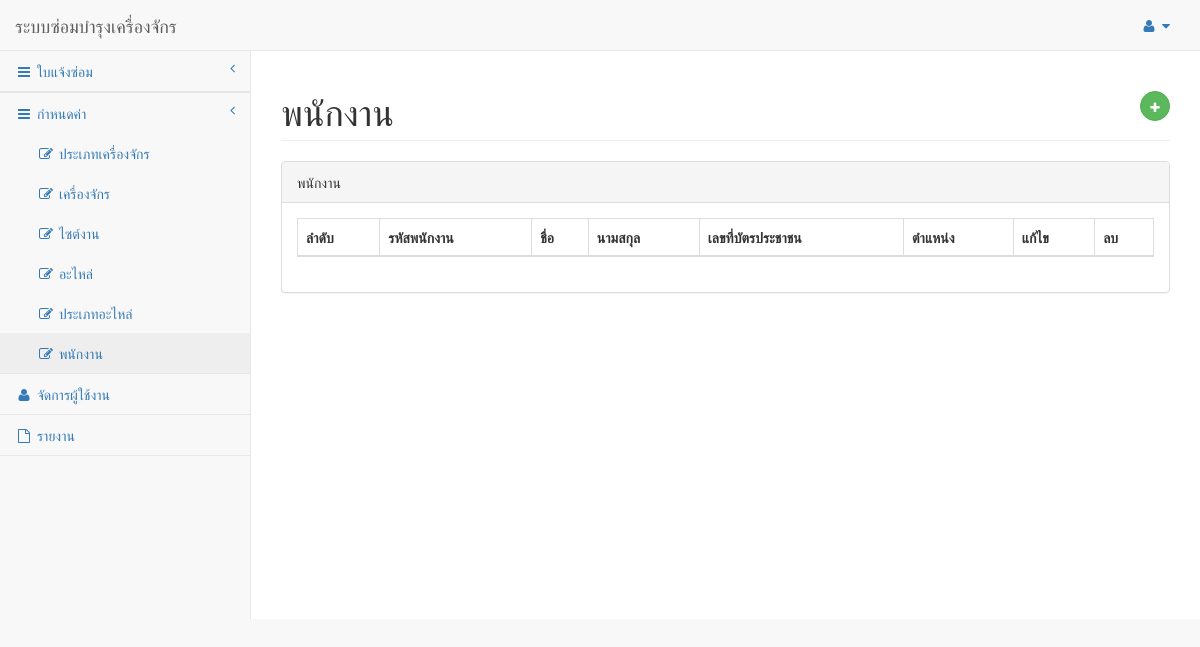
The page /Employee/ListEmployee.php on the database as committed earlier.
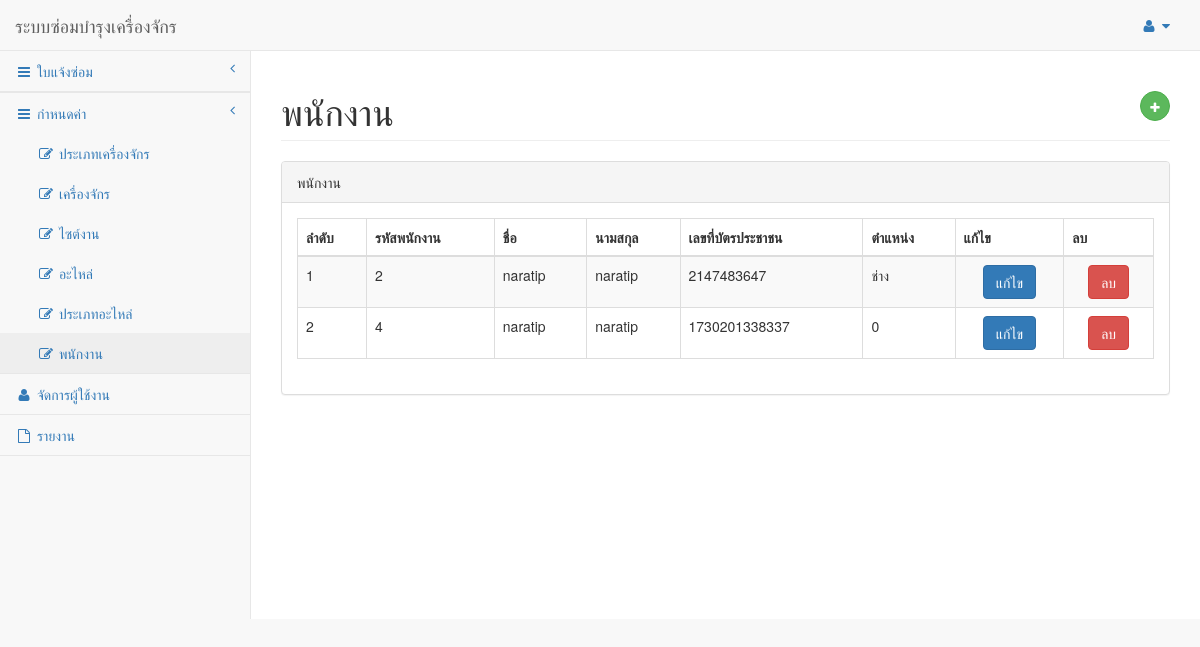
The same page on the database as committed later.
### tables this page shows
CREATE TABLE `tmstmtemployee` (
  `XVEpyCode` int(5) NOT NULL,
  `XVEpyFirstname` varchar(100) NOT NULL,
  `XVpyLastname` varchar(100) NOT NULL,
  `XVIdCardNumber` bigint(13) NOT NULL,
  `XVEpyJobPosition` varchar(50) NOT NULL
);

### Employee/ListEmployee.php (the view, shortened to what this page needs)
<!DOCTYPE html>
<html lang="en">
<head>
    <link href="../vendor/bootstrap/css/bootstrap.min.css" rel="stylesheet">
    <link href="../vendor/metisMenu/metisMenu.min.css" rel="stylesheet">
    <link href="../vendor/datatables/css/dataTables.bootstrap.css" rel="stylesheet">
    <link href="../vendor/datatables-responsive/dataTables.responsive.css" rel="stylesheet">
    <link href="../dist/css/sb-admin-2.css" rel="stylesheet">
    <link href="../vendor/font-awesome/css/font-awesome.min.css" rel="stylesheet" type="text/css">
</head>
<body>
    <?php include '../Template/templsidebar.php';
    include '../database/connect.php';?>
    <div id="wrapper">
        <div id="page-wrapper">
            <div class="row">
                <div class="col-lg-12">
                    <h1 class="page-header">พนักงาน<button type="button" class="btn btn-success btn-circle"
                            style="float: right;" data-toggle="modal" data-target="#insertModal"><i
                                class="fa fa-plus"></i></h1>
                </div>
            </div>
            <div class="row">
                <div class="col-lg-12">
                    <div class="panel panel-default">
                        <div class="panel-heading">
                            พนักงาน
                        </div>
                        <div class="panel-body">
                            <table width="100%" class="table table-striped table-bordered table-hover"
                                id="dataTables-example">
                                <thead>
                                    <tr>
                                        <th>ลำดับ</th>
                                        <th>รหัสพนักงาน</th>
                                        <th>ชื่อ</th>
                                        <th>นามสกุล</th>
                                        <th>เลขที่บัตรประชาชน</th>
                                        <th>ตำแหน่ง</th>
                                        <th>แก้ไข</th>
                                        <th>ลบ</th>
                                    </tr>
                                </thead>
                                <tbody>
<?php
    $sql = " SELECT *
    FROM tmstmtemployee";
    $result = mysqli_query($connect,$sql) or die(mysqli_query($connect));
    $count = 1;
    while ($row=mysqli_fetch_array($result)){
?>
                                    <tr class="odd gradeA">
                                        <td><?php echo $count;?></td>
                                        <td><?php echo $row["XVEpyCode"];?></td>
                                        <td><?php echo $row["XVEpyFirstname"];?></td>
                                        <td><?php echo $row["XVpyLastname"];?></td>
                                        <td><?php echo $row["XVIdCardNumber"];?></td>
                                        <td><?php echo $row["XVEpyJobPosition"];?></td>
                                        <td align="center"><input class='btn btn-primary editbtn' type='button'
                                                value='แก้ไข'></td>
                                        <td align="center"><input class='btn btn-danger deletebtn' type='button'
                                                value='ลบ'></td>
                                    </tr>
                                    <?php $count++;} ?>
                                </tbody>
                            </table>
                        </div>
                    </div>
                </div>
            </div>
        </div>
    </div>
</body>
</html>

Rows that differ between the two databases and show on the page:
added tmstmtemployee: XVEpyCode "2", XVEpyFirstname "naratip", XVpyLastname "naratip", XVIdCardNumber "2147483647", XVEpyJobPosition "ช่าง"
added tmstmtemployee: XVEpyCode "4", XVEpyFirstname "naratip", XVpyLastname "naratip", XVIdCardNumber "1730201338337", XVEpyJobPosition "0"
